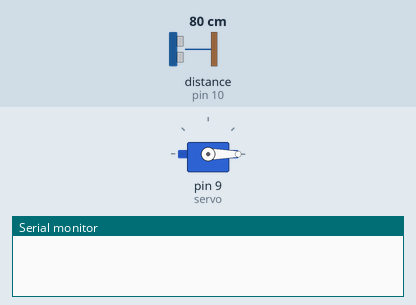
Bench run of a sketch on a simulated Arduino Uno, built with avr-gcc and run on an emulated ATmega328P. On the bench: servo, the last lines printed to the serial monitor. Wiring (inferred from the names in the program): ultrasonic range finder: trigger pin 8; echo pin 10. Inputs (shaded band) come from the test bench; at power-on: distance to the obstacle (sensor on pin 10) 80 cm. The echo pulse lasts 58.3 µs per cm.

Above: at 0.1 s.
At 2.3 s:
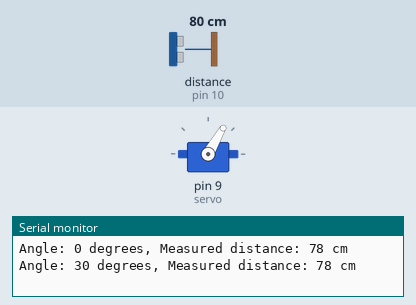
2.4 s: distance to the obstacle (sensor on pin 10) set to 9 cm
At 6.9 s:
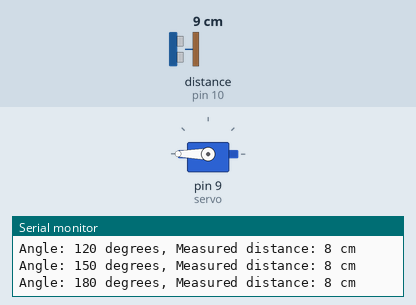
Timing chart, 0 to 12.5 s (numbered marks = the images above; inputs shaded):
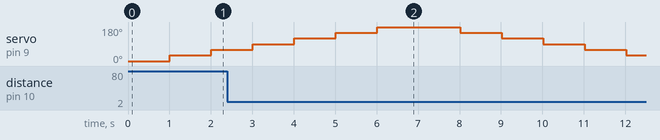

The sketch:

distance_measure.ino
```cpp
#include <Servo.h>

Servo servo;

int trigPin = 8;
int echoPin = 10;

long duration, distance;

void setup() {
  Serial.begin(9600); // 初始化串口通信
  pinMode(trigPin, OUTPUT);
  pinMode(echoPin, INPUT);
  servo.attach(9); // 将伺服电机连接到9号引脚
}

void loop() {
  // 伺服电机从0度转动到180度
  for (int angle = 0; angle <= 180; angle += 30) {
    servo.write(angle);
    delay(500); // 等待伺服电机稳定

    // 测量距离
    digitalWrite(trigPin, LOW);
    delayMicroseconds(2);
    digitalWrite(trigPin, HIGH);
    delayMicroseconds(10);
    digitalWrite(trigPin, LOW);
    duration = pulseIn(echoPin, HIGH);
    distance = duration * 0.034 / 2;

    // 输出距离信息
    Serial.print("Angle: ");
    Serial.print(angle);
    Serial.print(" degrees, Measured distance: ");
    Serial.print(distance);
    Serial.println(" cm");

    delay(500); // 等待0.5秒
  }

  // 伺服电机从180度转动回0度
  for (int angle = 180; angle >= 0; angle -= 30) {
    servo.write(angle);
    delay(500); // 等待伺服电机稳定

    // 测量距离
    digitalWrite(trigPin, LOW);
    delayMicroseconds(2);
    digitalWrite(trigPin, HIGH);
    delayMicroseconds(10);
    digitalWrite(trigPin, LOW);
    duration = pulseIn(echoPin, HIGH);
    distance = duration * 0.034 / 2;

    // 输出距离信息
    Serial.print("Angle: ");
    Serial.print(angle);
    Serial.print(" degrees, Measured distance: ");
    Serial.print(distance);
    Serial.println(" cm");

    delay(500); // 等待0.5秒
  }
}
```

Measured:
- by itself, servo on pin 9 (servo): rises from 60° to 180° in 3.0 s, then falls to 30° in 6.0 s
